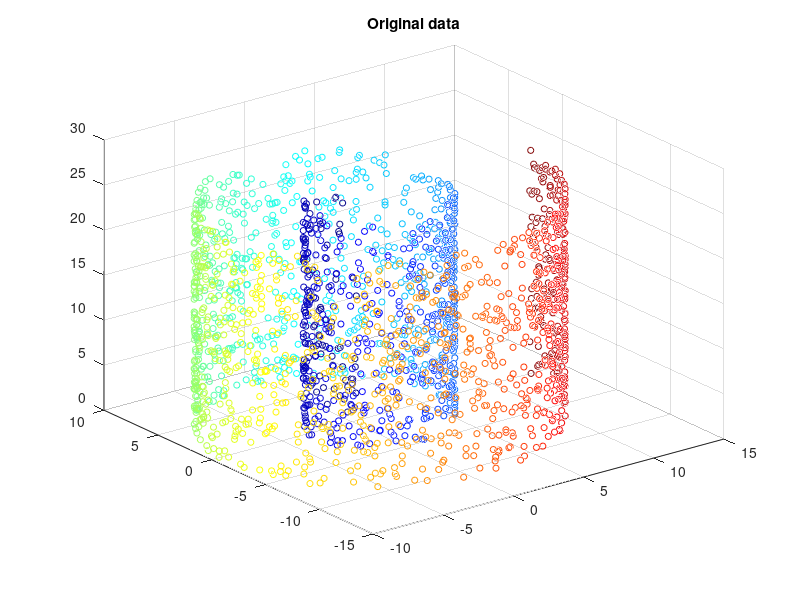
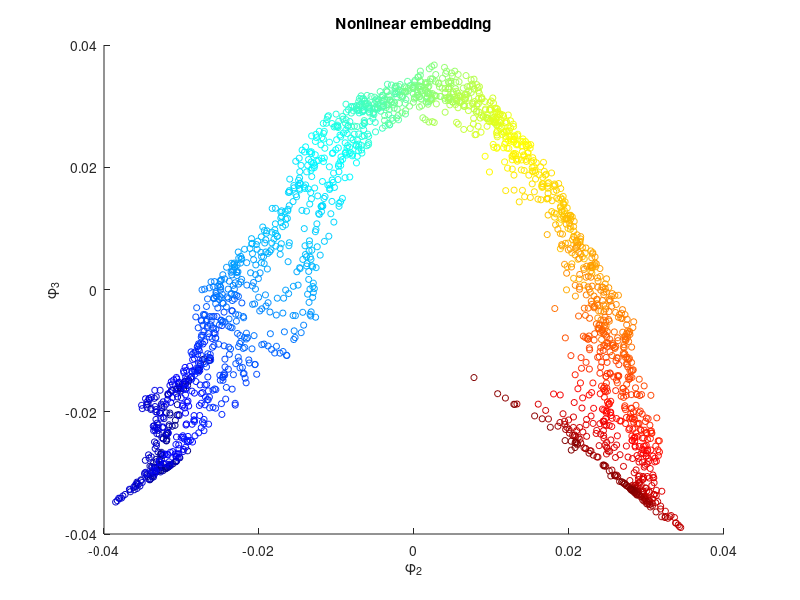
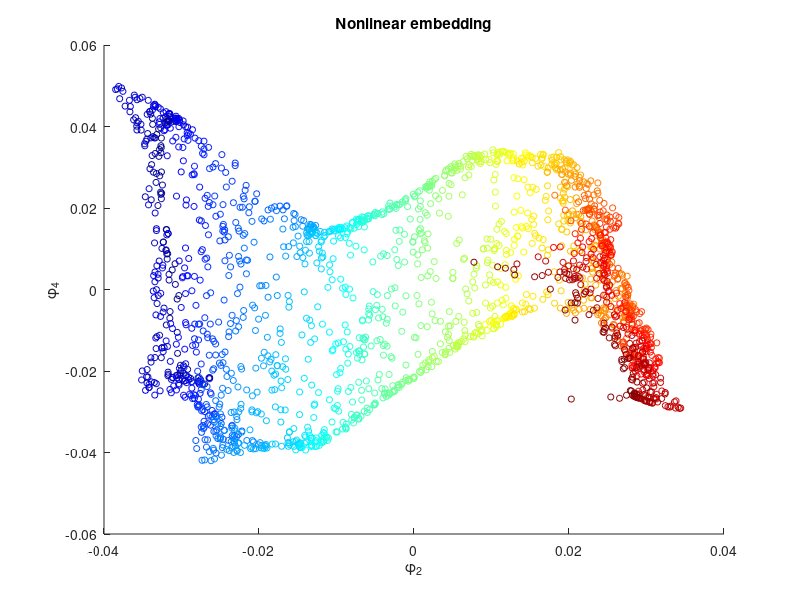
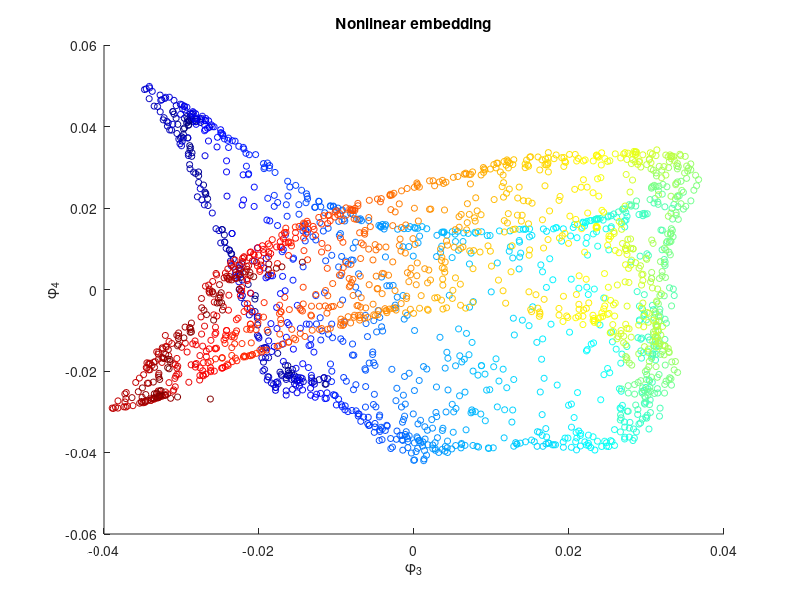

Write MATLAB code to recreate these figures, in order.
%https://www.mathworks.com/matlabcentral/fileexchange/36141-laplacian-eigenmap-diffusion-map-manifold-learning
% Author: Kye Taylor

%% create swiss roll data
N = 2^11; % number of points considered
t = rand(1,N);
t = sort(4*pi*sqrt(t))'; 
%t = sort(generateRVFromRand(2^11,@(x)1/32/pi^2*x,@(x)4*pi*sqrt(x)))';
z = 8*pi*rand(N,1); % random heights
x = (t+.1).*cos(t);
y = (t+.1).*sin(t);
data = [x,y,z]; % data of interest is in the form of a n-by-3 matrix
%% visualize the data
cmap = jet(N);
scatter3(x,y,z,20,cmap);
title('Original data');
%% Changing these values will lead to different nonlinear embeddings
knn    = ceil(0.03*N); % each patch will only look at its knn nearest neighbors in R^d
sigma2 = 100; % determines strength of connection in graph... see below
%% now let's get pairwise distance info and create graph 
m                = size(data,1);
dt               = squareform(pdist(data));
[srtdDt,srtdIdx] = sort(dt,'ascend');
dt               = srtdDt(1:knn+1,:);
nidx             = srtdIdx(1:knn+1,:);
% nz   = dt(:) > 0;
% mind = min(dt(nz));
% maxd = max(dt(nz));
% compute weights
tempW  = exp(-dt.^2/sigma2); 
% build weight matrix
i = repmat(1:m,knn+1,1);
W = sparse(i(:),double(nidx(:)),tempW(:),m,m); 
W = max(W,W'); % for undirected graph.
% The original normalized graph Laplacian, non-corrected for density
ld = diag(sum(W,2).^(-1/2));
DO = ld*W*ld;
DO = max(DO,DO');%(DO + DO')/2;
% get eigenvectors
[v,d] = eigs(DO,10,'la');
eigVecIdx = nchoosek(2:4,2);
for i = 1:size(eigVecIdx,1)
    figure,scatter(v(:,eigVecIdx(i,1)),v(:,eigVecIdx(i,2)),20,cmap)
    title('Nonlinear embedding');
    xlabel(['\phi_',num2str(eigVecIdx(i,1))]);
    ylabel(['\phi_',num2str(eigVecIdx(i,2))]);
end
figure,subplot(1,2,1)
scatter3(x,y,z,20,cmap);
title('Original data');
subplot(1,2,2)
scatter(v(:,2),v(:,4),20,cmap)
title('Nonlinear embedding')
